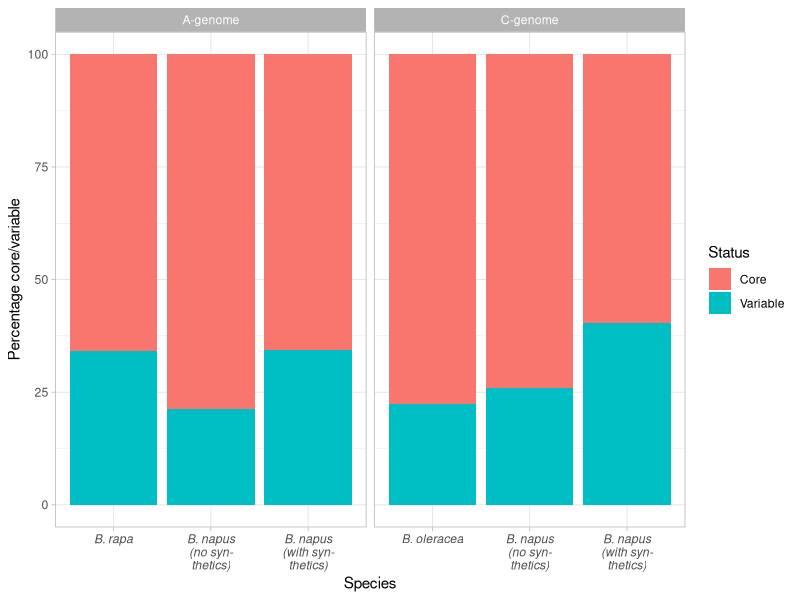

Write R code to recreate this figure.
napus_c_vs_oleracea_c_variable <- data.frame(
  V1 = c(8093, 38916),
  V2 = c(16199, 30810)
)
chisq.test(napus_c_vs_oleracea_c_variable)
napus_a_vs_rapa_a_variable <- data.frame(
  V1 = c(6457, 33169),
  V2 = c(11689, 27937)
)

chisq.test(napus_a_vs_rapa_a_variable)

core_vs_variable <- data.frame(stringsAsFactors=TRUE,
      Status = c("Variable", "Variable", "Variable", "Core", "Core", "Core", "Variable",
                 "Variable", "Variable", "Core", "Core", "Core"),
     Species = c("B. rapa", "B. napus\n(with syn-\nthetics)", "B. napus\n(no syn-\nthetics)", "B. rapa", "B. napus\n(with syn-\nthetics)", "B. napus\n(no syn-\nthetics)",
                 "B. oleracea", "B. napus\n(with syn-\nthetics)", "B. napus\n(no syn-\nthetics)", "B. oleracea", "B. napus\n(with syn-\nthetics)", "B. napus\n(no syn-\nthetics)"),
      Genome = c("A-genome", "A-genome", "A-genome", "A-genome", "A-genome", "A-genome", "C-genome", "C-genome", "C-genome",
                 "C-genome", "C-genome", "C-genome"),
       Count = c(21729, 16844, 10447, 42089, 32145, 38542, 14667, 28464, 18233, 50973, 41938, 52169),
     Perc = c(21729/63818*100, 16844/48989*100, 10447/48989*100, 42089/63818*100, 32145/48989*100, 38542/48989*100,
              14667/65640*100,28464/70402*100, 18233/70402*100, 50973/65640*100, 41938/70402*100, 52169/70402*100)
              
)
library(tidyverse)
totals <- core_vs_variable %>% group_by(Species, Genome) %>% summarise(total = sum(Count))
totals


core_vs_variable
library(ggplot2)
library(cowplot)
theme_set(theme_light())
p <- ggplot(data = core_vs_variable, aes(
  x = factor(Species, levels = c('B. rapa', 'B. oleracea', "B. napus\n(no syn-\nthetics)",'B. napus\n(with syn-\nthetics)')),
  y = Perc,
  group = Status
)) +
  ylab("Percentage core/variable") +
  xlab('Species') +
  #geom_point(size = 3) +
  #geom_line() +
  geom_col(aes(fill=Status)) +
  scale_color_brewer(palette='Dark2') +
  facet_grid( ~ Genome, space = 'free', scale = 'free') +
  theme(axis.text.x = element_text(face = "italic")) 
p

save_plot(p, filename = 'Core_Variable_Genes_Per_A_C_Genome.png', base_aspect_ratio = 1.3, base_height = 5)
